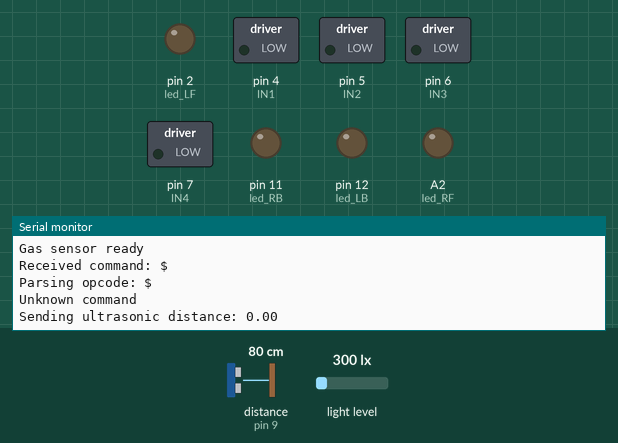
The sketch below on a simulated Arduino Uno, built with avr-gcc and run on an emulated ATmega328P. On the bench: switched loads named in the sketch (green lamp = pin HIGH), output pins drawn as LEDs (lit = HIGH), the last lines printed to the serial monitor. Inputs (shaded band) come from the test bench; at power-on: distance to the obstacle (sensor on pin 9) 80 cm, light level 300 lx. The echo pulse lasts 58.3 µs per cm.

Above: at 6.3 s.
6.4 s: distance to the obstacle (sensor on pin 9) set to 35 cm
At 7.6 s:
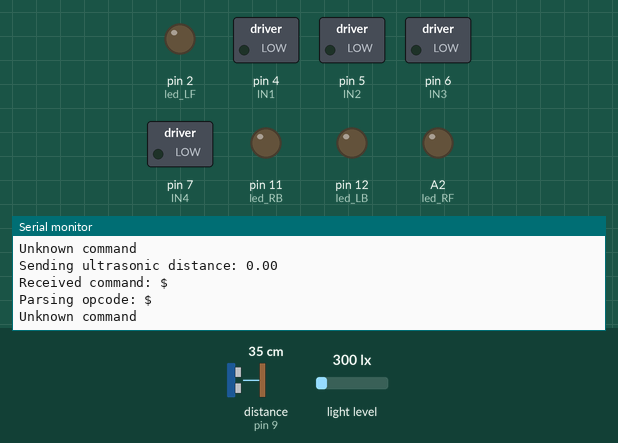
7.9 s: distance to the obstacle (sensor on pin 9) set to 27 cm
At 10.2 s:
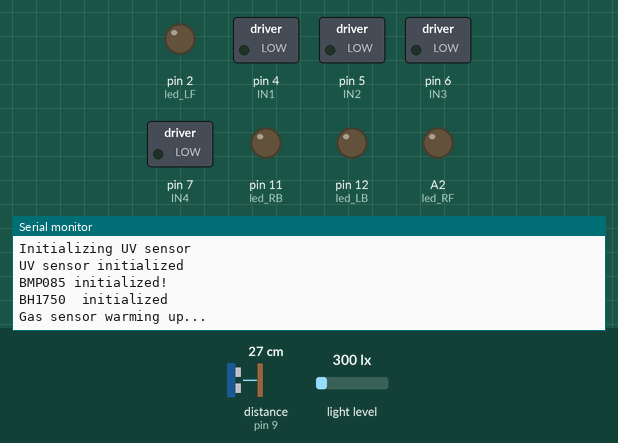

The sketch:

RobotExecuter.ino
```cpp
#define DEBUG 1 //For debugging purposes

#if DEBUG
  #define DBG_PRINT(x) Serial.print(x)
  #define DBG_PRINTLN(x) Serial.println(x)
#else
  #define DBG_PRINT(x)
  #define DBG_PRINTLN(x)
#endif

#include <SoftwareSerial.h>
#include "RobotMovement.h"
#include "UltrasonicSensor.h"
#include "UVSensor.h"
#include "BarometricSensor.h"
#include "LumensSensor.h"
#include "GasSensor.h"
#include "HumiditySensor.h"
#include "GPS.h"

#pragma region Parameters

unsigned long previousUltrasonicMillis = 0; //For ultrasonic sensor scheduling
const unsigned long ultrasonicInterval = 3000; //Ultrasonic sensor scheduling interval in ms

SoftwareSerial bleSerial(-1, 8); //Software serial for sending data via BLE.

//Bluetooth response string
#define msgDisconnected "+DISC:SUCCESS\r"
#define msgConnected "CONNECTED\r"

//Command type enumeration for message parsing
enum CommandType : byte {
  Location = 0x52,
  Move = (byte)'M',
  Ultrasonic = (byte)'U'
};

#pragma endregion Parameters

#pragma region Arduino

void setup() {
  //Serials begin
  Serial.begin(9600);
  bleSerial.begin(9600);

  //Robot setup
  DBG_PRINTLN(F("Init DRV8833 driver"));
  robotSetup();
  DBG_PRINTLN(F("Init DRV8833 driver done"));

  //UV sensor setup
  DBG_PRINTLN(F("Initializing UV sensor"));
  setupUV();
  DBG_PRINTLN(F("UV sensor initialized"));

  //Barometric sensor setup
  setupBarometricSensor(102500) ? DBG_PRINTLN(F("BMP085 initialized!")) : DBG_PRINTLN(F("BMP085 not found!"));

  //Luminosity sensor setup
  setupLumensSensor() ? DBG_PRINTLN(F("BH1750  initialized")) : DBG_PRINTLN(F("Error initialising BH1750"));

  DBG_PRINTLN(F("Gas sensor warming up..."));
  setupGasSensor(A0, 5000);
  DBG_PRINTLN(F("Gas sensor ready"));

  setupDTH11Sensor(13);
  setupGPS(3, A3);
}

void loop() {
  //Reading serial value
  if (Serial.available()) {

    //Buffer for received messages
    char inputBuffer[32];

    //Reading the buffer
    int len = Serial.readBytesUntil('\n', inputBuffer, sizeof(inputBuffer) - 1);
    inputBuffer[len] = '\0';

    //removing \r
    if (len > 0 && inputBuffer[len - 1] == '\r') {
      inputBuffer[len - 1] = '\0';
    }

    //Elaborating command
    elaborateCommand(inputBuffer);
  }

  handleUltrasonicTask();
  //getFullScan();

  /*delay(10000);
  DBG_PRINTLN(F("Sending location"));
  sendLocation(123456, 654321); */


  //delay(3000);
}

#pragma endregion Arduino

#pragma region Methods

//Gets and sets ultrasonic distance from sensor to connected device
void handleUltrasonicTask() {

  unsigned long currentMillis = millis();

  if (currentMillis - previousUltrasonicMillis >= ultrasonicInterval) {

    previousUltrasonicMillis = currentMillis;

    float distance = get_distance();

    DBG_PRINT(F("Sending ultrasonic distance: "));
    DBG_PRINTLN(distance);

    sendUltrasonicDistance(distance);
  }
}

//Obtains a full scan
void getFullScan() {

  DBG_PRINT(F("Stopping the robot for scanning"));
  move(0);

  int UVIndex = getUVIndex();
  DBG_PRINT(F("UV Index: "));
  DBG_PRINTLN(UVIndex);

  float temperature = getTemperature();
  DBG_PRINT(F("Temperature = "));
  DBG_PRINTLN(F(" *C"));

  long pressure = getPressure();
  DBG_PRINT(F("Pressure = "));
  DBG_PRINTLN(F(" Pa"));

  float altitude = getAltitude();
  DBG_PRINT(F("Altitude = "));
  DBG_PRINTLN(F(" m"));

  float lumens = getLumens();
  if(lumens > 0) {
    DBG_PRINT(F("Light: "));
    DBG_PRINT(lumens);
    DBG_PRINTLN(F(" lx"));
  } else {
      DBG_PRINTLN(F("Error condition detected"));
  }

  uint16_t gas = getGasPercentage();
  DBG_PRINT(F("Gas percentage: "));
  DBG_PRINTLN(gas);

  DTH11Values dth11Values = getDTH11Values();
  DBG_PRINTLN(F("DTH11 values:"));
  DBG_PRINT(F("hdt: "));
  DBG_PRINT(dth11Values.humidity);
  DBG_PRINT(F(" temp: "));
  DBG_PRINTLN(dth11Values.temperature);

  GPSValues gpsValues= getGPSValues();
  DBG_PRINT(F("Sat: "));
  DBG_PRINT(gpsValues.satellites);
  DBG_PRINT(F(" Alt: "));
  DBG_PRINT(gpsValues.altitude);
  DBG_PRINT(F(" Lat: "));
  DBG_PRINT(gpsValues.latitude);
  DBG_PRINT(F(" Lon: "));
  DBG_PRINT(gpsValues.longitude);
  DBG_PRINT(F(" Spd: "));
  DBG_PRINTLN(gpsValues.speed);

  DBG_PRINTLN(F("----------- END SCAN  -----------"));
}


//Elaborates the received string input as a command
void elaborateCommand(const char* cmd) {

  //Safety check
  if (cmd == nullptr || strlen(cmd) == 0) {
      DBG_PRINTLN(F("Empty command"));
      return;
  }

  //Printing received command for debugging
  DBG_PRINT(F("Received command: "));
  DBG_PRINTLN(cmd);

  //In-depth command debug
  /*for (int i = 0; i < strlen(cmd); i++) {
      DBG_PRINT((int)cmd[i]);
      DBG_PRINT(F(" "));
  }
  DBG_PRINTLN();
  DBG_PRINT(F("LEN: "));
  DBG_PRINTLN(strlen(cmd));*/

  //Disconnection or connection
  if (strcmp(cmd, msgDisconnected) == 0 || strcmp(cmd, msgConnected) == 0) {
      move(0);  //Stopping the robot
      DBG_PRINTLN(F("stopped the robot for connection/disconnection"));
      return;
    }

  //Getting OPCODE
  char opcode = cmd[0];
  DBG_PRINT(F("Parsing opcode: "));
  DBG_PRINTLN(opcode);

  //Command parsing
  switch (opcode) {

    case Move:
      DBG_PRINT(F("Moving with: "));
      DBG_PRINTLN(cmd[1]);
      move(cmd[1]);
      break;

    default:
      DBG_PRINTLN(F("Unknown command"));
  }
}

//Wrapper for sending packet with message terminators "\r\n"
void sendPacket(byte* data, size_t len) {
    data[len-2] = '\r';
    data[len-1] = '\n';

    bleSerial.write(data, len);
}

void sendLocation(int lat, int lon)
{
    byte packet[3 + sizeof(int) * 2];

    packet[0] = (byte)CommandType::Location;
    memcpy(&packet[1], &lat, sizeof(int));
    memcpy(&packet[1 + sizeof(int)], &lon, sizeof(int));

    sendPacket(packet, sizeof(packet));
}

//Sends the ultrasonic sensor distance
void sendUltrasonicDistance(float distance) {
    byte packet[3 + sizeof(float)];

    packet[0] = (byte)CommandType::Ultrasonic;
    memcpy(&packet[1], &distance, sizeof(float));

    sendPacket(packet, sizeof(packet));
}

#pragma endregion Methods
```

BarometricSensor.cpp
```cpp
#include <Adafruit_BMP085.h>

Adafruit_BMP085 bmp;

float seaLevelPressure; //Pa sea pressure

//Sensor setup
bool setupBarometricSensor(float value) {
  seaLevelPressure = value;

  if (!bmp.begin()) {
    return false;
  }

  return true;
}

//Temperature in Celsius degree
float getTemperature() {
  return bmp.readTemperature();
}

//Pressure in Pascal
long getPressure() {
  return bmp.readPressure();
}

//Altitude in Meters
float getAltitude() {
  return bmp.readAltitude(seaLevelPressure);
}
```

BarometricSensor.h
```cpp
extern bool setupBarometricSensor(float value);
extern float getTemperature();
extern long getPressure();
extern float getSealevelPressure();
extern float getAltitude();
```

GPS.cpp
```cpp
#include "TinyGPS++.h"
#include "SoftwareSerial.h"

SoftwareSerial* serial_connection = nullptr;
TinyGPSPlus gps;

//GPS Values
struct GPSValues
{
  uint32_t satellites;
  double latitude;
  double longitude;
  double speed;
  double altitude;
};

//Setups the GPS
void setupGPS(uint8_t rxPin, uint8_t txPin) {

  if (serial_connection != nullptr)
  {
    delete serial_connection;
  }

  serial_connection = new SoftwareSerial(rxPin, txPin);
  serial_connection->begin(9600);
}

//Gets the GPS scanned values
GPSValues getGPSValues() {

  GPSValues data = {
    0,
    NAN,
    NAN,
    NAN,
    NAN
  };

  if (serial_connection == nullptr)
  {
    Serial.print(F("Serial not available"));
    return data;
  }

  while (serial_connection->available() > 0)
  {
    if (gps.encode(serial_connection->read()))
    {
      data.satellites = gps.satellites.value();
      data.latitude = gps.location.lat();
      data.longitude = gps.location.lng();
      data.speed = gps.speed.kmph();
      data.altitude = gps.altitude.meters();
    }
  }

  return data;
}
```

GPS.h
```cpp
struct GPSValues
{
  uint32_t satellites;
  double latitude;
  double longitude;
  double speed;
  double altitude;
};

void setupGPS(uint8_t rxPin, uint8_t txPin);
GPSValues getGPSValues();
```

GasSensor.cpp
```cpp
#include <Arduino.h>

//Analogic pin for the gas sensor
int gasAnalogPin;

//Setup for the gas sensor
void setupGasSensor(int analogPin, long warmupTime) {
  gasAnalogPin = analogPin;
  delay(warmupTime); //warmup time in ms
}

//Gets gast percentage
uint16_t getGasPercentage() {
  return map(analogRead(gasAnalogPin), 0, 1023, 0, 100);
}
```

GasSensor.h
```cpp
extern void setupGasSensor(int analogPin, long warmupTime);
extern uint16_t getGasPercentage();
```

HumiditySensor.cpp
```cpp
#include <dht_nonblocking.h>

#define DHT_SENSOR_TYPE DHT_TYPE_11

DHT_nonblocking* dht_sensor = nullptr;

void setupDTH11Sensor(int pin)
{
    if (dht_sensor != nullptr)
    {
        delete dht_sensor;
    }

    dht_sensor = new DHT_nonblocking(pin, DHT_SENSOR_TYPE);
}

struct DTH11Values
{
    float temperature;
    float humidity;
};

DTH11Values getDTH11Values()
{
    DTH11Values data;

    if (dht_sensor == nullptr)
    {
        data.temperature = NAN;
        data.humidity = NAN;
        return data;
    }

    while (!dht_sensor->measure(&data.temperature, &data.humidity))
    {
        delay(1000);
    }

    return data;
}
```

HumiditySensor.h
```cpp
struct DTH11Values
{
    float temperature;
    float humidity;
};

void setupDTH11Sensor(int pin);
DTH11Values getDTH11Values();
```

LumensSensor.cpp
```cpp
#include <BH1750.h>

BH1750 lightSensor;  //Light sensor

//Get lumens (lux) value of the light
float getLumens() {
  //Getting lux value
  float lux = lightSensor.readLightLevel();

  /*
    Auto-adjusting the value, after the measurement the MTreg value is changed according to the result:
    lux > 40000 ==> MTreg =  32
    lux < 40000 ==> MTreg =  69  (default)
    lux <    10 ==> MTreg = 138

    MTreg is an internal register of the BH1750 sensor, called the Measurement Time register.
    It is used to adjust the integration time of the light measurement, meaning how long the sensor "observes" the brightness in order to calculate the lux value.
  */
  if (lux >= 0) {
    if (lux > 40000.0) {  //Reduce measurement time - needed in direct sun light
      lightSensor.setMTreg(32);
    } else {
      if (lux > 10.0) {  //Typical light environment
        lightSensor.setMTreg(69);
      } else {
        if (lux <= 10.0) {  //Very low light environment
          lightSensor.setMTreg(138);
        }
      }
    }
  }

  return lux;
}

//Sensor initialization
bool setupLumensSensor() {
  //If voltage > 0.7VCC then address will be 0x5C, otherwise 0x23
  if (lightSensor.begin()) {
    getLumens();
    return true;
  } else {
    return false;
  }
}
```

LumensSensor.h
```cpp
extern float getLumens();
extern bool setupLumensSensor();
```

RobotMovement.cpp
```cpp
#include <arduino.h>

#pragma region Parameters

//DRV8833 Pinout
const int IN1 = 4;  //left wheels spinning backward
const int IN2 = 5;  //left wheels spinning forward
const int IN3 = 6;  //right wheels spinning backward
const int IN4 = 7;  //right wheels spinning forward

//DRV8833 LEDs
const int led_LF = 2;   //Left front led
const int led_RF = A2;  //Right front led
const int led_LB = 12;  //Left back led
const int led_RB = 11;  //Right back led

//Directions
enum MoveDirection : byte {
  Stop = 0,
  Forward = 1,
  Backward = 2,
  TurnLeft = 3,
  TurnRight = 4,
  RotateCW = 5,
  RotateCCW = 6
};

#pragma endregion Parameters

//Set the output for leds and wheels
inline void setOutputs(
    bool lf, bool rf, bool lb, bool rb,
    bool in1, bool in2, bool in3, bool in4)
{
    // -------- PORTD --------
    // D2 = LF
    // D4 = IN1
    // D5 = IN2
    // D6 = IN3
    // D7 = IN4

    byte portD = PORTD;

    bitWrite(portD, PD2, lf);
    bitWrite(portD, PD4, in1);
    bitWrite(portD, PD5, in2);
    bitWrite(portD, PD6, in3);
    bitWrite(portD, PD7, in4);

    PORTD = portD;

    // -------- PORTB --------
    // D11 = RB
    // D12 = LB

    byte portB = PORTB;

    bitWrite(portB, PB3, rb);
    bitWrite(portB, PB4, lb);

    PORTB = portB;

    // -------- PORTC --------
    // A2 = RF

    byte portC = PORTC;

    bitWrite(portC, PC2, rf);

    PORTC = portC;
}

//Turn off all LEDs
void turnOffAllLEDs() {
  digitalWrite(led_LF, LOW);
  digitalWrite(led_RF, LOW);
  digitalWrite(led_LB, LOW);
  digitalWrite(led_RB, LOW);
}

//Turn right
void turnRight() {
    setOutputs(
        LOW, HIGH, LOW, LOW,
        LOW, HIGH, LOW, LOW);
}

//Turn left
void turnLeft() {
    setOutputs(
        HIGH, LOW, LOW, LOW,
        LOW, LOW, LOW, HIGH);
}


//Go backward
void backward() {
    setOutputs(
        LOW, LOW, HIGH, HIGH,
        HIGH, LOW, HIGH, LOW);
}


//Go forward
void forward() {
    setOutputs(
        HIGH, HIGH, LOW, LOW,
        LOW, HIGH, LOW, HIGH);
}

//pins the robot in clockwise direction.
void rotateCW() {
    setOutputs(
        LOW, LOW, LOW, HIGH,
        LOW, HIGH, HIGH, LOW);
}

//Spins the robot in counter clockwise direction.
void rotateCCW() {
    setOutputs(
        LOW, LOW, HIGH, LOW,
        HIGH, LOW, LOW, HIGH);
}

//Stop the robot
void stop() {
    setOutputs(
        LOW, LOW, LOW, LOW,
        LOW, LOW, LOW, LOW);
}

//Initialize robot pins related to it's movement
void robotSetup() {
  pinMode(IN1, OUTPUT);
  pinMode(IN2, OUTPUT);
  pinMode(IN3, OUTPUT);
  pinMode(IN4, OUTPUT);

  pinMode(led_LF, OUTPUT);
  pinMode(led_RF, OUTPUT);
  pinMode(led_LB, OUTPUT);
  pinMode(led_RB, OUTPUT);

  stop();
}


//Moves the robot
void move(byte dir) {

  switch (dir) {

    case Stop:
      stop();
      break;

    case Forward:
      forward();
      break;

    case Backward:
      backward();
      break;

    case TurnRight:
      turnRight();
      break;

    case TurnLeft:
      turnLeft();
      break;

    case RotateCW:
      rotateCW();
      break;

    case RotateCCW:
      rotateCCW();
      break;

    default:
      stop();
      break;
  }
}
```

RobotMovement.h
```cpp
extern void robotSetup();
extern void move(byte dir);
```

UVSensor.cpp
```cpp
#include <Arduino.h>

#pragma region Constants

const int uvPin = A1; //Analog pin for value reading
const int numSamples = 100; //Number of scans for average estimation

#pragma endregion Constants

#pragma region Methods

//Setup of the sensor pin
void setupUV() {
  pinMode(uvPin, INPUT);
}

//Gets the UV index value from sensor
int getUVIndex() {

  //Average calculation for a more precise result
  long sum = 0;
  for (int i = 0; i < numSamples; i++) {
    sum += analogRead(uvPin);
    delay(5);
  }

  //ADC and voltage calculation
  float adc = sum / (float)numSamples;
  float voltage = adc * (5.0 / 1023.0);

  //Calculating UV-index
  int uvIndex = 0;
  if (voltage < 0.05) uvIndex = 0;
  else if (voltage < 0.227) uvIndex = 1;
  else if (voltage < 0.318) uvIndex = 2;
  else if (voltage < 0.408) uvIndex = 3;
  else if (voltage < 0.503) uvIndex = 4;
  else if (voltage < 0.606) uvIndex = 5;
  else if (voltage < 0.696) uvIndex = 6;
  else if (voltage < 0.795) uvIndex = 7;
  else if (voltage < 0.881) uvIndex = 8;
  else if (voltage < 0.976) uvIndex = 9;
  else if (voltage < 1.079) uvIndex = 10;
  else uvIndex = 11;

  return uvIndex;
}
```

UVSensor.h
```cpp
extern int getUVIndex();
extern void setupUV();
```

UltrasonicSensor.cpp
```cpp
#include <NewPing.h>

#pragma region Parameters

//Ultrasonic sensor
const int trigPin = 10; //Trigger pin
const int echoPin= 9; //Echo pin
#define MAX_DISTANCE 30 // Maximum distance we want to ping for (in centimeters). Maximum sensor distance is rated at 400-500cm.
NewPing sonar(trigPin, echoPin, MAX_DISTANCE); //Sonar class

#pragma endregion Parameters

#pragma region Methods

//Gets the distance from the ultrasonic sensor in cm. Returns 0 if limit has exceded
float get_distance() {
  delay(40);  //Wait delay between pings (about 2 pings/sec). 29ms should be the shortest delay between pings.

  return sonar.ping() / US_ROUNDTRIP_CM; //ping() sends ping, then gets ping time in microseconds (uS).
}

#pragma endregion Methods
```

UltrasonicSensor.h
```cpp
extern float get_distance();
```

Measured:
- the behaviour switches between 31 and 30 cm on distance to the obstacle (sensor on pin 9) (found by bisection; images 1 and 2)
- after the input at 7.9 s, the serial monitor: prints a new line after 1.2 s (image 2)
